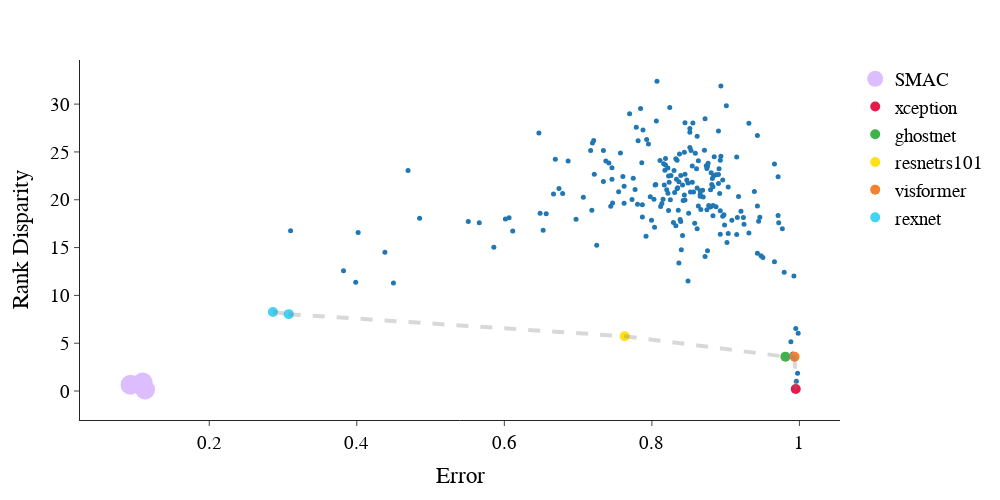

Here is the notebook cell this chart was saved with:
### Code cell
df = merge(err_df_vgg, rank_df_vgg)
df = df[df['epoch'] == 99]
df = df.rename(columns={'Accuracy':'Error','Disparity':'Rank Disparity'})
df = df.dropna()
df = df[df['Error']<1-1/(7636*2)]
# df.loc[:,'model'] = df['index'].apply(lambda x: get_name_details(x)[1])
df = df.sort_values(by=['index'])
# remove 040
df = df[df['index'].apply(lambda x: '040' not in x)]
df_high_perf = df
df_high_perf.loc[:,'Model'] = 'timm models'
# df['Disparity'] = np.log(df['Disparity'])
fig = px.scatter(data_frame = df_high_perf
           ,x = 'Error'
           ,y = 'Rank Disparity',
#             color='Model',
             template="simple_white",
                 width=1000, height= 500
           )
fig.update_traces(marker=dict(size=5))

fig.add_trace(go.Scatter(
    x=df[df['index'].apply(lambda x: 'Check' in x)]['Error'],
    y=df[df['index'].apply(lambda x: 'Check' in x)]['Rank Disparity'],
    mode='markers',
    name = 'SMAC',
    marker_color = colors[-1],
    marker = dict(size=20),
))
# plot PFront
p = np.array(preparePareto(df[df['index'].apply(lambda x: 'Check' not in x)][['Error','Rank Disparity']], 
                           False, False).dropna())
for x, y in zip(p[:-1], p[1:]):
    fig.add_shape(type='line',
                x0=x[0],y0=x[1],x1=y[0],y1=y[1],
                line=dict(color='gray',width=4),line_dash='dash',
                xref='x',yref='y', col=1,row=1)
    
fig.update_layout(
#     xaxis_range=[.35,max(df_high_perf['Error'])],
#     yaxis_range=[0,500],
    font=dict(
        family="Times New Roman",
        size=19,
        color="Black"
    )
)


pareto_df = pd.merge(df_high_perf, pd.DataFrame(p), 
                           right_on=[0,1], left_on=["Error","Rank Disparity"])
pareto_df.loc[:,'model'] = pareto_df['index'].apply(lambda x: get_name_details(x)[1].split('_')[0])
pareto_df = pareto_df[pareto_df['Error']<1]

# plot PFront for Ranks
ms = list(set(pareto_df['model']))
for model in set(pareto_df['model']):
    # match model name to color
    i = ms.index(model) % len(colors)
    color = colors[i]
    fig.add_trace(go.Scatter(
        x=pareto_df[pareto_df['model'] == model]['Error'],
        y=pareto_df[pareto_df['model'] == model]['Rank Disparity'],
        mode='markers',
        name = model,
        marker_color = color,
        marker = dict(size=10),
    ))

# fig.update_layout(showlegend=False)
fig.show()
plotly.io.write_image(fig, 'app__vgg.png', format='png')

### Figure 1 — Plotly figure (JSON) as saved in the notebook; plotly's stock layout.template omitted (floating-point values rounded to 4 significant figures; data arrays with more than 128 entries replaced by an {"elided": "..."} marker saying what was removed)
{"data": [{"hovertemplate": "Error=%{x}<br>Rank Disparity=%{y}<extra></extra>", "legendgroup": "", "marker": {"color": "#1F77B4", "size": 5, "symbol": "circle"}, "mode": "markers", "name": "", "orientation": "v", "showlegend": false, "type": "scatter", "x": {"elided": "218 float values"}, "xaxis": "x", "y": {"elided": "218 float values"}, "yaxis": "y"}, {"marker": {"color": "#dcbeff", "size": 20}, "mode": "markers", "name": "SMAC", "type": "scatter", "x": [0.09323, 0.1097, 0.113], "y": [0.6568, 0.8927, 0.1601]}, {"marker": {"color": "#e6194B", "size": 10}, "mode": "markers", "name": "xception", "type": "scatter", "x": [0.995], "y": [0.2211]}, {"marker": {"color": "#3cb44b", "size": 10}, "mode": "markers", "name": "ghostnet", "type": "scatter", "x": [0.981], "y": [3.596]}, {"marker": {"color": "#ffe119", "size": 10}, "mode": "markers", "name": "resnetrs101", "type": "scatter", "x": [0.7632], "y": [5.726]}, {"marker": {"color": "#f58231", "size": 10}, "mode": "markers", "name": "visformer", "type": "scatter", "x": [0.9934], "y": [3.589]}, {"marker": {"color": "#42d4f4", "size": 10}, "mode": "markers", "name": "rexnet", "type": "scatter", "x": [0.2863, 0.3078], "y": [8.272, 8.041]}], "layout": {"font": {"color": "Black", "family": "Times New Roman", "size": 19}, "height": 500, "legend": {"tracegroupgap": 0}, "margin": {"t": 60}, "shapes": [{"line": {"color": "gray", "dash": "dash", "width": 4}, "type": "line", "x0": 0.2863, "x1": 0.3078, "xref": "x", "y0": 8.272, "y1": 8.041, "yref": "y"}, {"line": {"color": "gray", "dash": "dash", "width": 4}, "type": "line", "x0": 0.3078, "x1": 0.7632, "xref": "x", "y0": 8.041, "y1": 5.726, "yref": "y"}, {"line": {"color": "gray", "dash": "dash", "width": 4}, "type": "line", "x0": 0.7632, "x1": 0.981, "xref": "x", "y0": 5.726, "y1": 3.596, "yref": "y"}, {"line": {"color": "gray", "dash": "dash", "width": 4}, "type": "line", "x0": 0.981, "x1": 0.9934, "xref": "x", "y0": 3.596, "y1": 3.589, "yref": "y"}, {"line": {"color": "gray", "dash": "dash", "width": 4}, "type": "line", "x0": 0.9934, "x1": 0.995, "xref": "x", "y0": 3.589, "y1": 0.2211, "yref": "y"}], "width": 1000, "xaxis": {"anchor": "y", "domain": [0, 1], "title": {"text": "Error"}}, "yaxis": {"anchor": "x", "domain": [0, 1], "title": {"text": "Rank Disparity"}}}}
